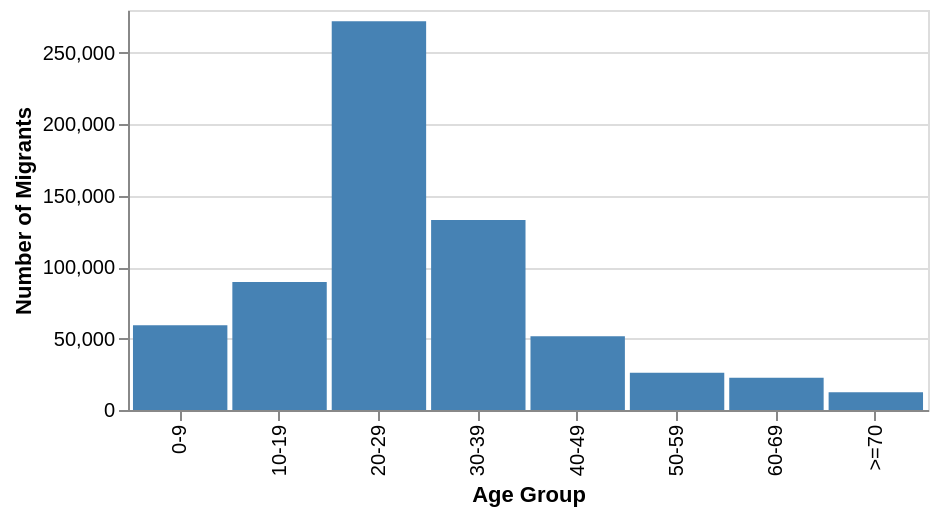

The Vega-Lite source for this figure:
### Vega-Lite specification from a JSON file in a GitHub repository (floating-point values rounded to 4 significant figures)
{"$schema": "https://vega.github.io/schema/vega-lite/v6.json", "description": "Migrants in Australia by age group", "width": 400, "height": 200, "data": {"values": [{"category": "0-9", "amount": 59390}, {"category": "10-19", "amount": 89610}, {"category": "20-29", "amount": 272180}, {"category": "30-39", "amount": 132930}, {"category": "40-49", "amount": 51580}, {"category": "50-59", "amount": 26090}, {"category": "60-69", "amount": 22560}, {"category": ">=70", "amount": 12480}]}, "params": [{"name": "highlight", "select": {"type": "point", "fields": ["category"], "on": "pointerover", "clear": "pointerout"}}], "mark": {"type": "bar", "tooltip": true}, "encoding": {"x": {"field": "category", "type": "nominal", "axis": {"title": "Age Group"}}, "y": {"field": "amount", "type": "quantitative", "axis": {"title": "Number of Migrants"}}, "color": {"condition": {"param": "highlight", "value": "steelblue"}, "value": "grey"}}, "config": {"bar": {"binSpacing": 0}, "scale": {"bandPaddingInner": 0.05, "bandPaddingOuter": 0.05}}}
